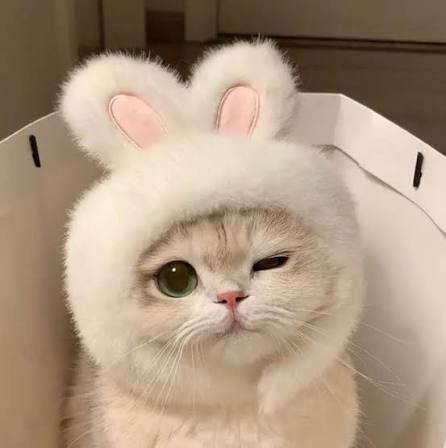
#> input picture images/cat.png, 446 x 448 px
$ python 04_geometric_transformations.py
#> lines starting #> are read from the running program, lines starting #| are printed output that depends on the picture
# ============================================================
# Geometric Transformations
#
# 1. Resize and Interpolation
# 2. Translation
# 3. Rotation
# 4. Flip
# 5. Crop
# 6. Random Crop
# 7. Application to Medical Images
# ============================================================

import cv2
import numpy as np
import random

image = cv2.imread("images/cat.png")
#> image is the input picture: shape (448, 446, 3); mean B, G, R 129.2, 150.9, 172

height, width = image.shape[:2]
#> height = 448; width = 446

# 1. Resize and Interpolation
resized = cv2.resize(
    image,
    (224, 224),
    interpolation=cv2.INTER_AREA  # Good for shrinking images
)

# 2. Translation
translation_matrix = np.float32([
    [1, 0, 50],  # X: +50 = right, -50 = left
    [0, 1, 30]   # Y: +30 = down, -30 = up
])

translated = cv2.warpAffine(
    image,
    translation_matrix,
    (width + 50, height + 30)  # Expand canvas to keep the full image
)
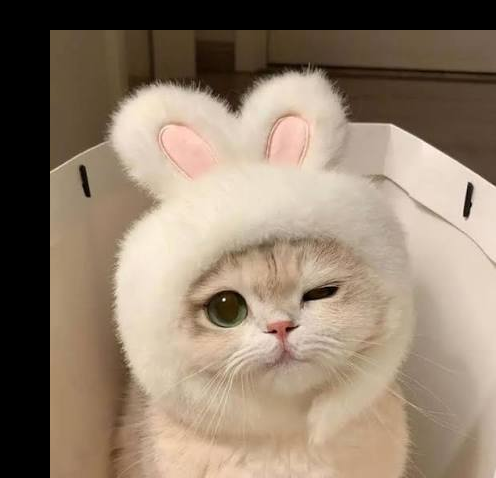
#> translated: shape (478, 496, 3); mean B, G, R 108.9, 127.2, 144.9

# 3. Rotation
rotation_matrix = cv2.getRotationMatrix2D(
    (width / 2, height / 2),  # Image center
    45,                       # Angle: + = counterclockwise, - = clockwise
                              # Examples: 30, 45, 90, 180, -45
    0.5                       # Scale: 1 = original, 0.5 = smaller, 2 = larger
)

rotated = cv2.warpAffine(
    image,
    rotation_matrix,
    (width, height)  # Keep original canvas size
)
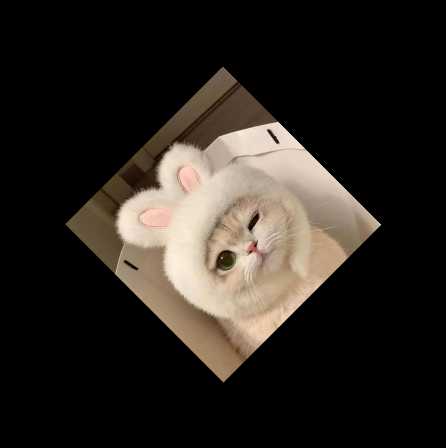
#> rotated: shape (448, 446, 3); mean B, G, R 32.3, 37.8, 43

# 4. Flip
flipped_horizontal = cv2.flip(image, 1)  # Left ↔ Right
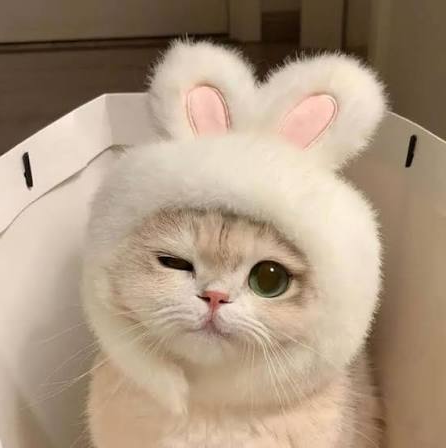
#> flipped_horizontal: shape (448, 446, 3); mean B, G, R 129.2, 150.9, 172
flipped_vertical = cv2.flip(image, 0)    # Up ↕ Down
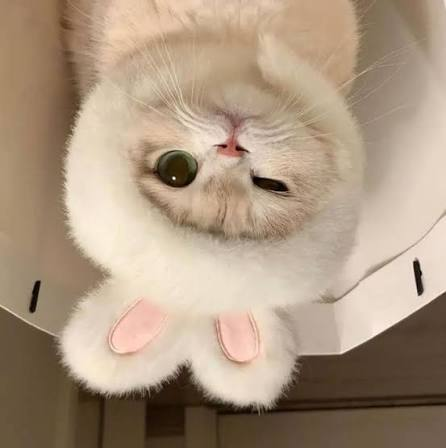
#> flipped_vertical: shape (448, 446, 3); mean B, G, R 129.2, 150.9, 172
flipped_both = cv2.flip(image, -1)       # Both directions
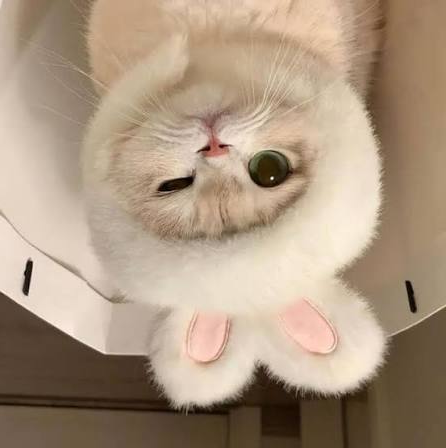
#> flipped_both: shape (448, 446, 3); mean B, G, R 129.2, 150.9, 172

# 5. Crop
# Select rows 100–299 and columns 100–299
cropped = image[100:300, 100:300]
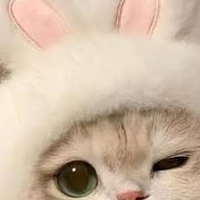
#> cropped: shape (200, 200, 3); mean B, G, R 163.6, 184.9, 205.8

# 6. Random Crop
crop_height = 200
crop_width = 200

# Choose a random starting position
random_y = random.randint(0, height - crop_height)
#> random_y = 216
random_x = random.randint(0, width - crop_width)
#> random_x = 98

# Cut out a random 200 × 200 area
random_cropped = image[
    random_y:random_y + crop_height,
    random_x:random_x + crop_width
]
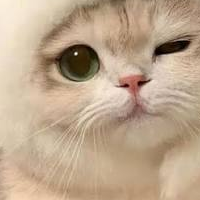
#> random_cropped: shape (200, 200, 3); mean B, G, R 141.4, 166.4, 189.8

# 7. Application to Medical Images
# Resize the skin image for a CNN requiring 224 × 224 input
medical_resized = cv2.resize(
    image,
    (224, 224),
    interpolation=cv2.INTER_AREA
)

# Create an augmented image using horizontal flipping
medical_augmented = cv2.flip(medical_resized, 1)

# Display results
cv2.imshow("Original", image)
cv2.imshow("1. Resized", resized)
cv2.imshow("2. Translated", translated)
cv2.imshow("3. Rotated", rotated)
cv2.imshow("4. Horizontal Flip", flipped_horizontal)
cv2.imshow("4. Vertical Flip", flipped_vertical)
cv2.imshow("4. Both Flip", flipped_both)
cv2.imshow("5. Cropped", cropped)
cv2.imshow("6. Random Crop", random_cropped)
cv2.imshow("7. Medical Image Augmentation", medical_augmented)

cv2.waitKey(0)
cv2.destroyAllWindows()

$ run again, with images/skin.png copied over images/cat.png
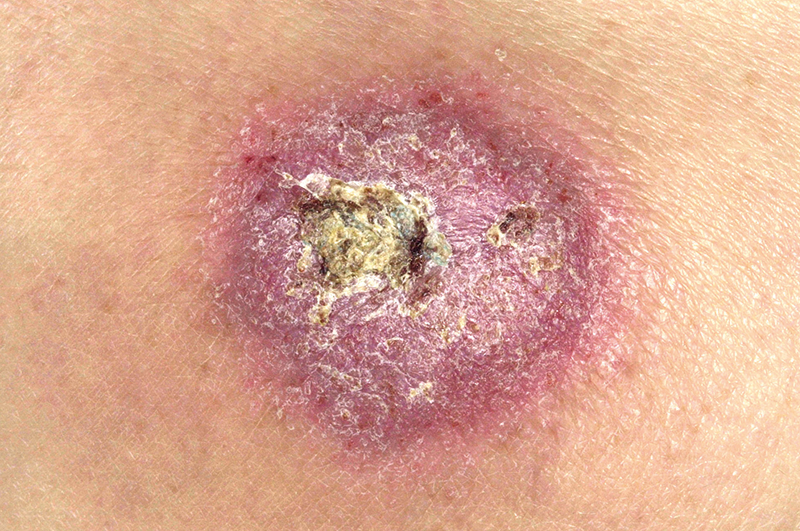
#> input picture images/skin.png, 800 x 531 px
#> image is the input picture: shape (531, 800, 3); mean B, G, R 144.6, 166.8, 218.9
#> `random_cropped = image[ random_y:random_y + crop_height, random_x:rand..`:
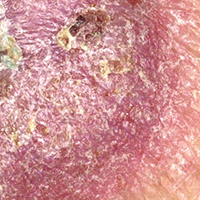
#> random_cropped: shape (200, 200, 3); mean B, G, R 147.1, 146.4, 208.1
#> `medical_augmented = cv2.flip(medical_resized, 1)`:
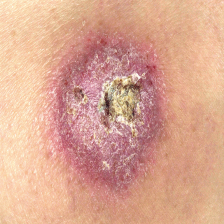
#> medical_augmented: shape (224, 224, 3); mean B, G, R 144.6, 166.8, 218.9
